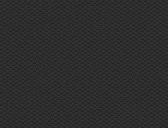
%> input picture images/pattern.png, 168 x 128 px
$ octave --eval "result = hyperImshow(imread('../images/pattern.png'));"   (GNU Octave 9; MATLAB toolbox functions it lacks are replaced by stand-ins)
%> lines starting %> are read from the running program, lines starting %| are printed output that depends on the picture
function [rgb] = hyperImshow( img, bands )
%UNTITLED1 Summary of this function goes here
%   Detailed explanation goes here


[h, w, p] = size(img);
%> h = 128; w = 168; p = 3

if (nargin == 1)
    bands = [p round(p/2) 1];
%> bands = [3 2 1]
end
red = img(:,:,bands(1));
green = img(:,:,bands(2));
blue = img(:,:,bands(3));

rgb = zeros(size(img, 1), size(img, 2), 3);
rgb(:,:,1) = adapthisteq(red);
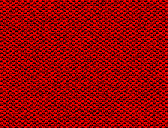
%> rgb: size 128x168x3 double; mean R, G, B 155.6, 0, 0
rgb(:,:,2) = adapthisteq(green);
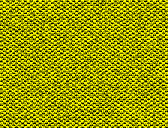
%> rgb: size 128x168x3 double; mean R, G, B 155.6, 155.6, 0
rgb(:,:,3) = adapthisteq(blue);
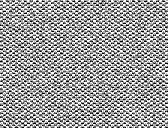
%> rgb: size 128x168x3 double; min 0, max 255, mean 155.6

imshow(rgb); axis image;
%> after `imshow(rgb)`:
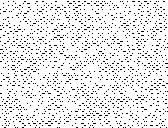
%> displayed picture: size 128x168x3, on the screen's scale of 0 to 255; 90.8% white; black in thin lines or dots


% [5 lines of commented-out code are left out]
